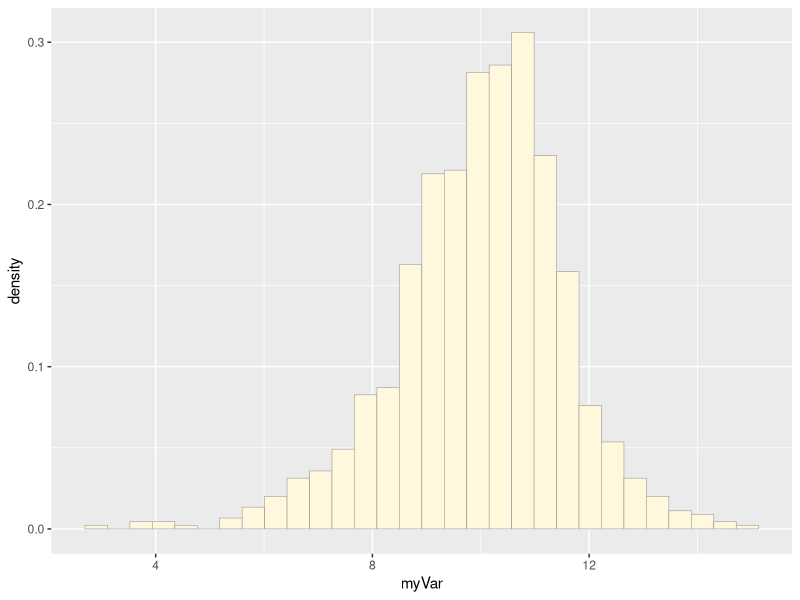
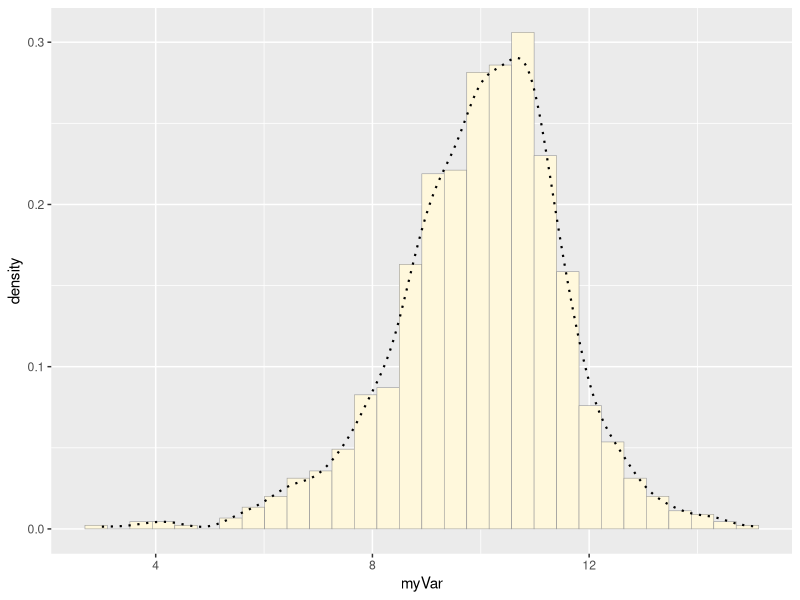
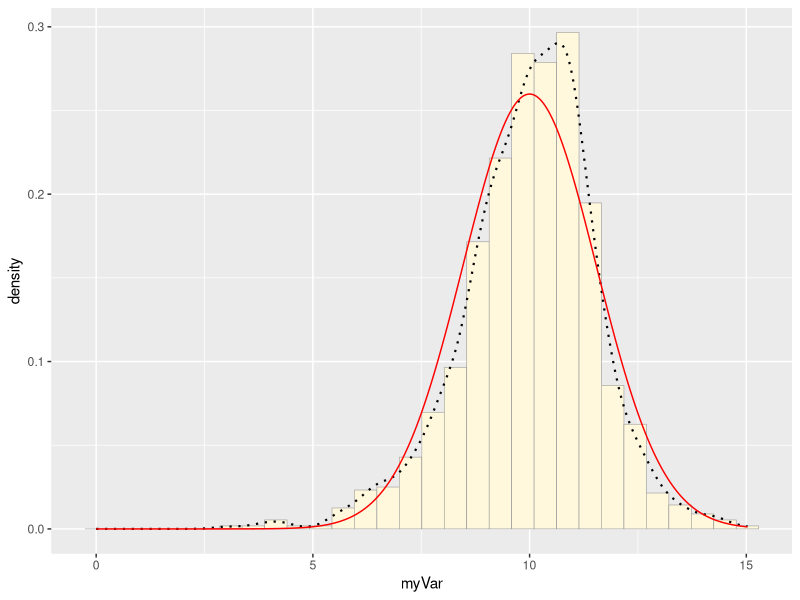
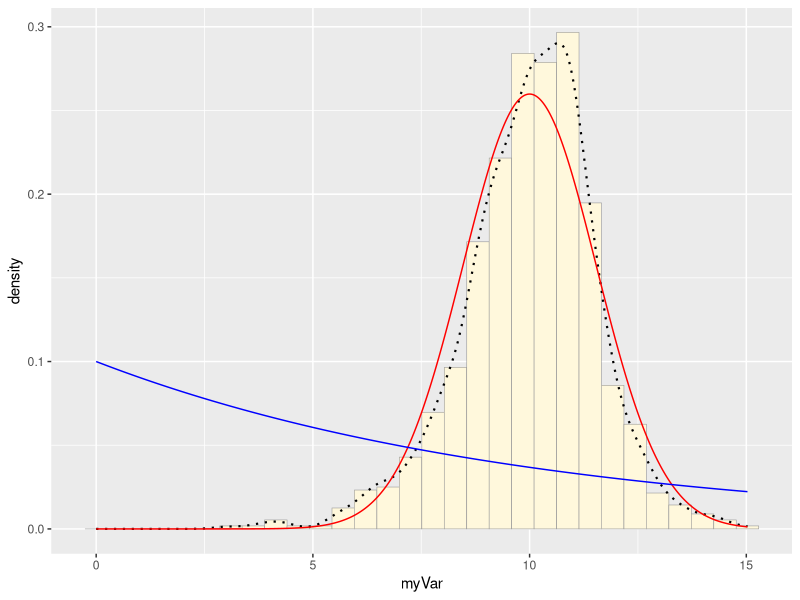
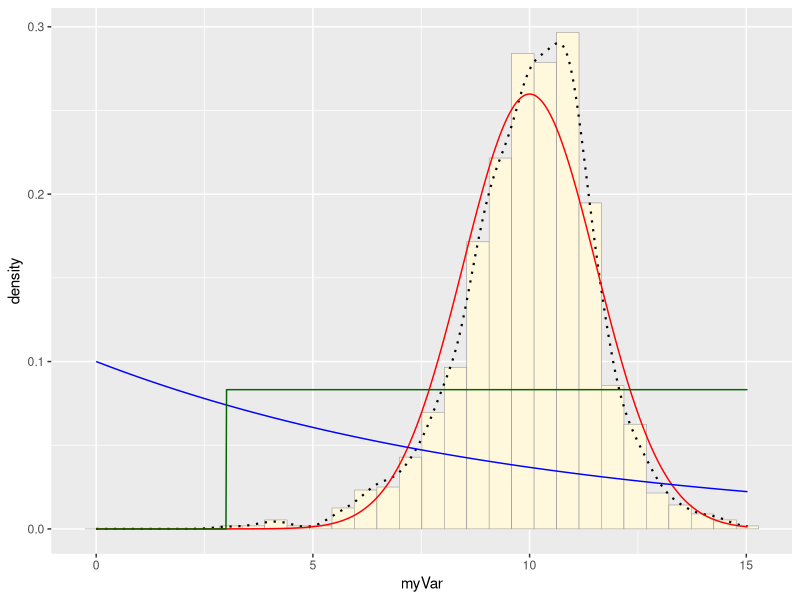
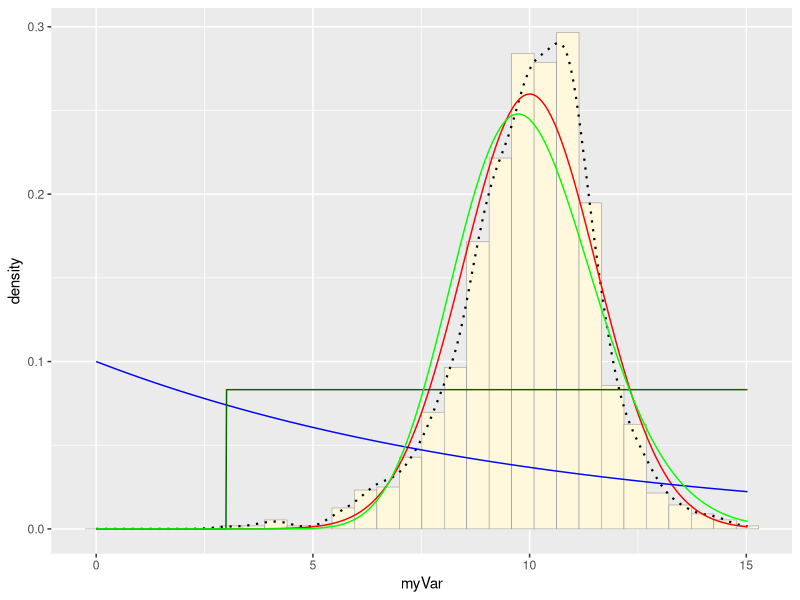
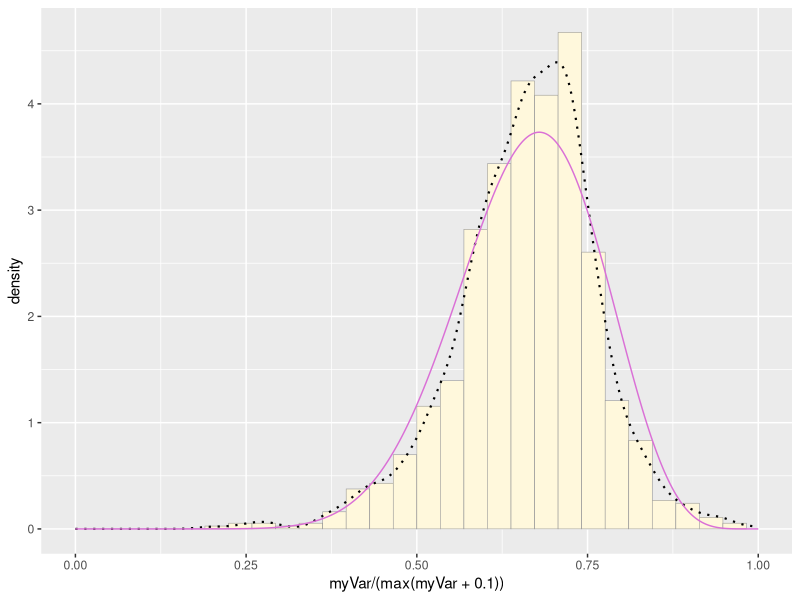
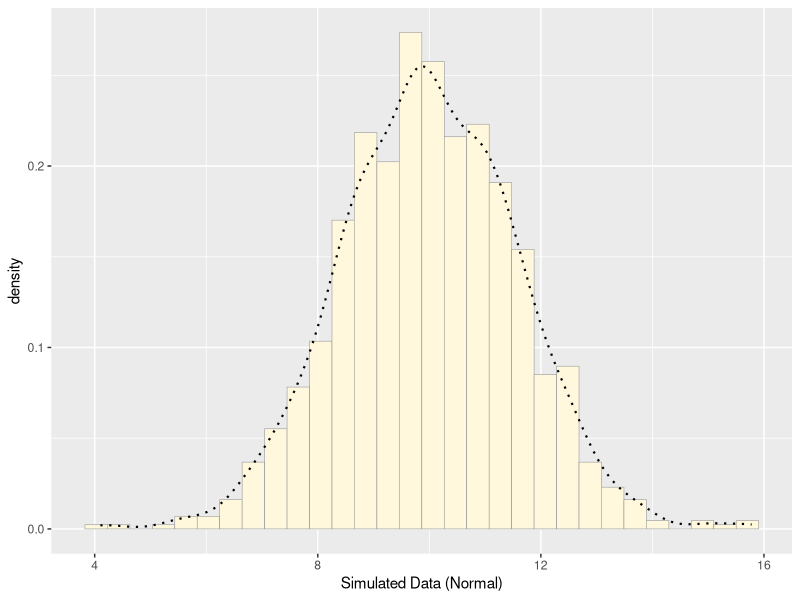

These charts were generated, in order, by the following R code:
## ---- chunk 1
library(tidyverse)
library(ggplot2)
library(MASS)
data("iris")
## ---- chunk 2
longDat = iris %>%
  gather(Sepal.Length:Petal.Width, key="Trait", value="cm") %>%
  group_by(Trait, Species) %>%
  summarize(avgVal=mean(cm)) %>%
  arrange(Species)
longDat
## ---- chunk 3
z <- read.table("manaus.csv",header=TRUE,sep=",", stringsAsFactors=FALSE)
names(z) = c("ID", "Time", "myVar")
z$myVar = z$myVar + 10
str(z)
summary(z)
## ---- chunk 4
p1 <- ggplot(data=z, aes(x=myVar, y=..density..)) +
  geom_histogram(color="grey60",fill="cornsilk",size=0.2) 
p1
## ---- chunk 5
p1 <-  p1 +  geom_density(linetype="dotted",size=0.75)
p1
## ---- chunk 6
normPars <- fitdistr(z$myVar,"normal")
normPars
str(normPars)
normPars$estimate["mean"]
## ---- chunk 7
meanML <- normPars$estimate["mean"]
sdML <- normPars$estimate["sd"]

xval <- seq(0,max(z$myVar),len=length(z$myVar))

 stat <- stat_function(aes(x = xval, y = ..y..), fun = dnorm, colour="red", n = length(z$myVar), args = list(mean = meanML, sd = sdML))
 p1 + stat
## ---- chunk 8
expoPars <- fitdistr(z$myVar,"exponential")
rateML <- expoPars$estimate["rate"]

stat2 <- stat_function(aes(x = xval, y = ..y..), fun = dexp, colour="blue", n = length(z$myVar), args = list(rate=rateML))
 p1 + stat + stat2
## ---- chunk 9
stat3 <- stat_function(aes(x = xval, y = ..y..), fun = dunif, colour="darkgreen", n = length(z$myVar), args = list(min=min(z$myVar), max=max(z$myVar)))
 p1 + stat + stat2 + stat3
## ---- chunk 10
gammaPars <- fitdistr(z$myVar,"gamma")
shapeML <- gammaPars$estimate["shape"]
rateML <- gammaPars$estimate["rate"]

stat4 <- stat_function(aes(x = xval, y = ..y..), fun = dgamma, colour="green", n = length(z$myVar), args = list(shape=shapeML, rate=rateML))
 p1 + stat + stat2 + stat3 + stat4
## ---- chunk 11
pSpecial <- ggplot(data=z, aes(x=myVar/(max(myVar + 0.1)), y=..density..)) +
  geom_histogram(color="grey60",fill="cornsilk",size=0.2) + 
  xlim(c(0,1)) +
  geom_density(size=0.75,linetype="dotted")

betaPars <- fitdistr(x=z$myVar/max(z$myVar + 0.1),start=list(shape1=1,shape2=2),"beta")
shape1ML <- betaPars$estimate["shape1"]
shape2ML <- betaPars$estimate["shape2"]

statSpecial <- stat_function(aes(x = xval, y = ..y..), fun = dbeta, colour="orchid", n = length(z$myVar), args = list(shape1=shape1ML,shape2=shape2ML))
pSpecial + statSpecial
## ---- chunk 12
simData = rnorm(n=length(z$myVar), mean=meanML, sd=sdML)
simData = data.frame(1:length(z$myVar), simData)
names(simData) = c("ID", "mySimVar")
p1 <- ggplot(data=simData, aes(x=mySimVar, y=..density..)) +
  geom_histogram(color="grey60",fill="cornsilk",size=0.2) +
  xlab("Simulated Data (Normal)")
p1 +  geom_density(linetype="dotted",size=0.75)

p2 <- ggplot(data=z, aes(x=myVar, y=..density..)) +
  geom_histogram(color="grey60",fill="cornsilk",size=0.2) 
p2 +  geom_density(linetype="dotted",size=0.75) +
  xlab("Actual Data")
## ---- chunk 13
simData = rgamma(n=length(z$myVar), shape=shapeML, rate=rateML)
simData = data.frame(1:length(z$myVar), simData)
names(simData) = c("ID", "mySimVarGamma")
p1 <- ggplot(data=simData, aes(x=mySimVarGamma, y=..density..)) +
  geom_histogram(color="grey60",fill="cornsilk",size=0.2) +
  xlab("Simulated Data (Gamma)")
p1 +  geom_density(linetype="dotted",size=0.75)
